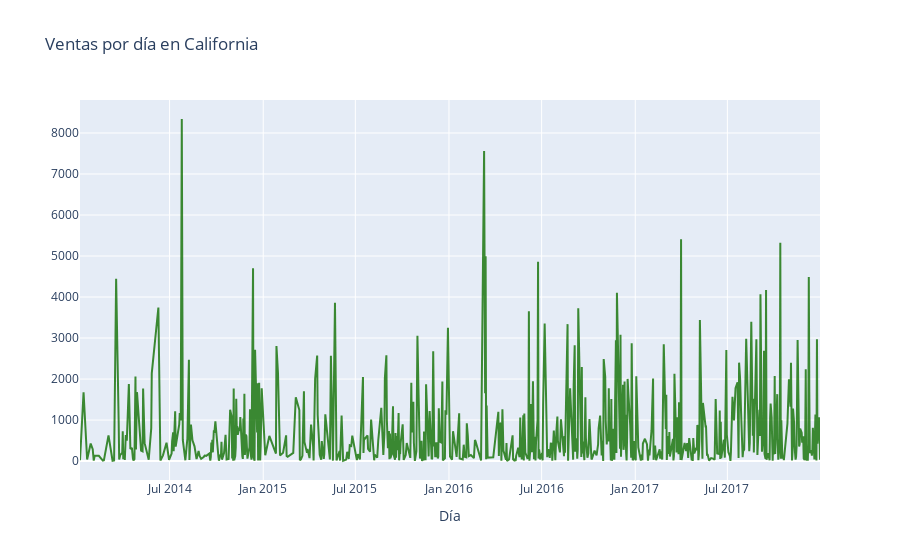

Notebook code cell kept with this figure:
### Markdown cell above
## 5. Crea un gráfico de líneas interactivo que muestre la venta por día para California.

### Code cell
data_california=data_excel["State"]=="California"
tabla_california=data_excel[data_california]
fechas=tabla_california.sort_values("Order Date")
grafico_california=fechas.groupby("Order Date").sum()


trace1 = go.Scatter(
                    x = grafico_california.index,
                    y = grafico_california["Sales"],
                    name = 'citations',
                    mode= 'lines',
                    marker = dict(color = 'rgba(16, 112, 2, 0.8)'),
                    text = grafico_california.index)

data = [trace1]

layout = dict(title = 'Ventas por día en California',
             xaxis= dict(title= 'Día',ticklen= 5)
           )

fig = go.Figure(data = data, layout=layout)

iplot(fig)

### Figure 1 — Plotly figure (JSON) as saved in the notebook; plotly's stock layout.template omitted (floating-point values rounded to 4 significant figures; data arrays with more than 128 entries replaced by an {"elided": "..."} marker saying what was removed)
{"data": [{"marker": {"color": "rgba(16, 112, 2, 0.8)"}, "mode": "lines", "name": "citations", "text": {"elided": "659 str values"}, "type": "scatter", "x": {"elided": "659 str values"}, "y": {"elided": "659 float values"}}], "layout": {"title": {"text": "Ventas por día en California"}, "xaxis": {"ticklen": 5, "title": {"text": "Día"}}}}
